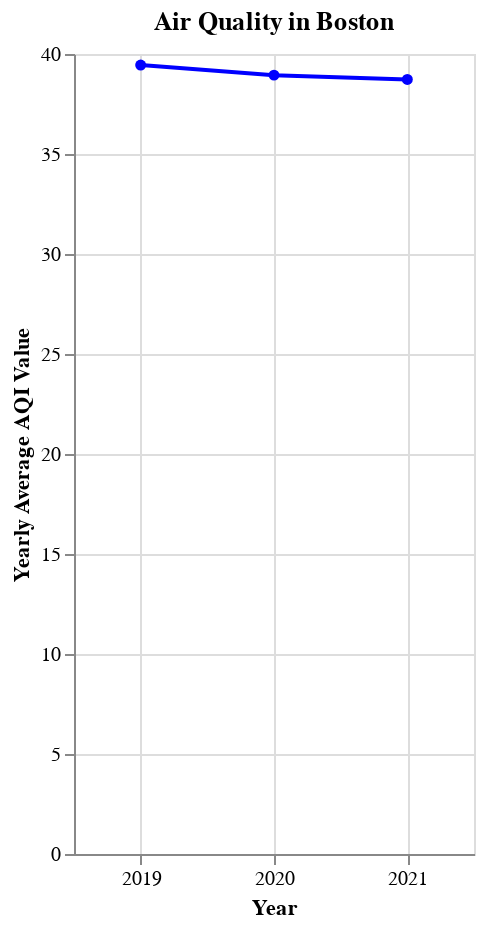

The notebook cell this image was saved under:
### Code cell
# Read in the air quality data
air_data = pd.read_excel('Data/aqi_data.xlsx')

# For every year (2019, 2020, and 2021), create a line chart showing monthly fluctuations in air quality
yr_avgs = []
for year in air_data['Year'].unique().tolist():
    # Get the necessary data for the current line chart
    yr_df = air_data.loc[air_data['Year'] == year]
    yr_avgs.append(yr_df['Overall AQI Value'].mean())
    yr_df['Month'] = pd.DatetimeIndex(yr_df['Date']).month
    
    # Create the current line chart
    month_line = alt.Chart(yr_df).mark_line(point=True).encode(
    x = alt.X('Month:N', axis=alt.Axis(labelAngle=0, title=f'Months in {year}')),
    y = alt.Y('average(Overall AQI Value):Q', title='Monthly Average AQI Value'), 
    color = alt.value('blue'),
        tooltip=[alt.Tooltip('average(Overall AQI Value)', title='Average AQI Value')]).properties(
    width=200, 
    height=400
)
    # Create a red average line to cut across the line chart
    avg_line = alt.Chart(yr_df).mark_rule(color='firebrick').encode(
    y='average(Overall AQI Value):Q',
    size=alt.SizeValue(3), 
    tooltip=[alt.Tooltip('average(Overall AQI Value)')]).properties(
    width=200, 
    height=400
)
    # Layer these charts and save them as html files (to include these images in a tooltip, they must be saved in .png form.
    # This required me to download library packages onto my computer that would not operate, so the saved html files were 
    # Manually converted to .png form
    mini_chart = alt.layer(month_line, avg_line)
    title = str(year) + '_image.html'
    #mini_chart.save(title)
    
# Create a DataFrame containing the data needed to plot the air quality line chart with image tooltip capability
dct = {'Year': [2019, 2020, 2021], 'Average AQI Value': yr_avgs, 'image':["Image Tooltips/2019_image.png", 
                                                                          "Image Tooltips/2020_image.png",
                                                                          "Image Tooltips/2021_image.png"]}
condensed_aird = pd.DataFrame(dct)

# Create the air quality line chart
air_line = alt.Chart(condensed_aird, title='Air Quality in Boston').mark_line(point=True).encode(
        x=alt.X('Year:N', axis=alt.Axis(labelAngle=0, grid=True)), 
        y = alt.Y('Average AQI Value:Q',
                  axis=alt.Axis(grid=True, title='Yearly Average AQI Value'), 
                  scale=alt.Scale(domain=(0, 40))),
        color = alt.value('blue'),
        tooltip=[alt.Tooltip('Average AQI Value'), alt.Tooltip('image')]).properties(
    width=200, 
    height=400
)

# Visualize the line chart
air_line

### Figure 1 — Vega-Lite specification as saved in the notebook (floating-point values rounded to 4 significant figures)
{"config": {"view": {"continuousWidth": 400, "continuousHeight": 300}}, "data": {"name": "data-1a0a206c241943a1e509f3591c8c8b00"}, "mark": {"type": "line", "point": true}, "encoding": {"color": {"value": "blue"}, "tooltip": [{"field": "Average AQI Value", "type": "quantitative"}, {"field": "image", "type": "nominal"}], "x": {"axis": {"grid": true, "labelAngle": 0}, "field": "Year", "type": "nominal"}, "y": {"axis": {"grid": true, "title": "Yearly Average AQI Value"}, "field": "Average AQI Value", "scale": {"domain": [0, 40]}, "type": "quantitative"}}, "height": 400, "title": "Air Quality in Boston", "width": 200, "$schema": "https://vega.github.io/schema/vega-lite/v4.17.0.json", "datasets": {"data-1a0a206c241943a1e509f3591c8c8b00": [{"Year": 2019, "Average AQI Value": 39.45, "image": "Image Tooltips/2019_image.png"}, {"Year": 2020, "Average AQI Value": 38.94, "image": "Image Tooltips/2020_image.png"}, {"Year": 2021, "Average AQI Value": 38.73, "image": "Image Tooltips/2021_image.png"}]}}
